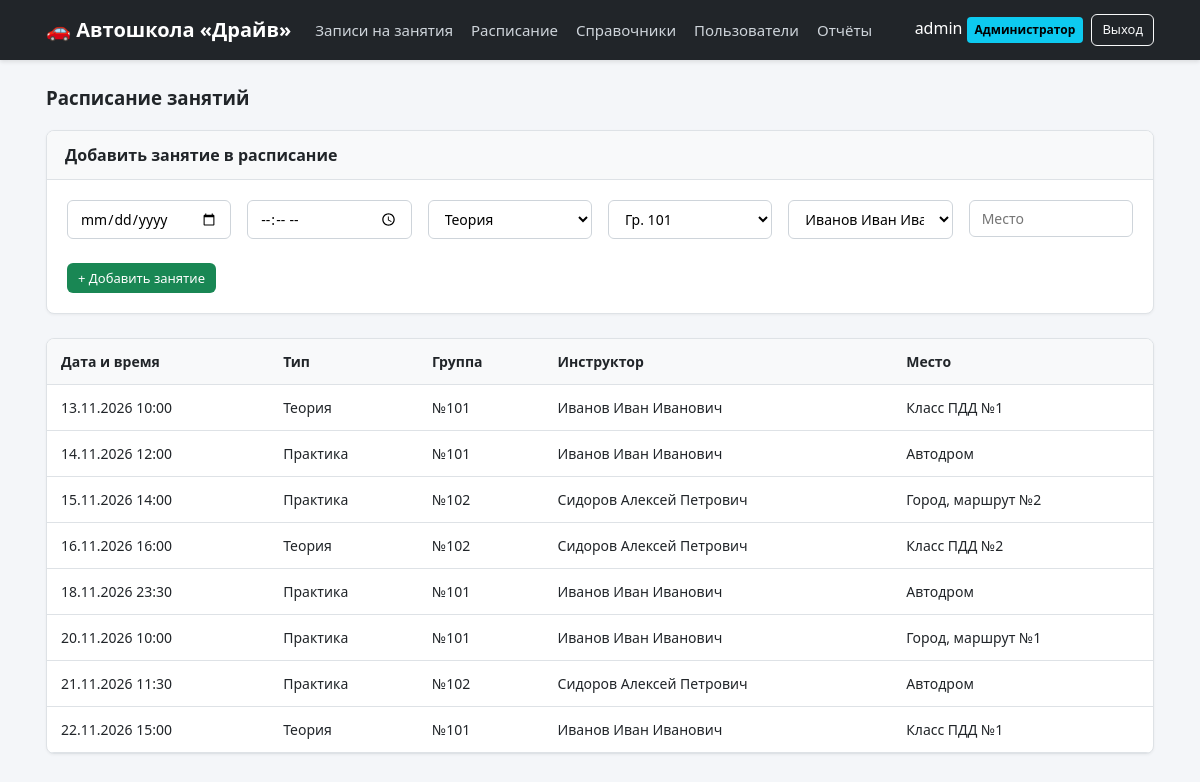
The page /schedule/ (signed in) on the database its author committed.
### core/models.py (models this page shows, shortened)
class User(AbstractUser):
    role = models.ForeignKey(Role, on_delete=models.PROTECT, null=True, blank=True, verbose_name='Роль')
    student = models.OneToOneField(Student, on_delete=models.SET_NULL, null=True, blank=True, verbose_name='Ученик')
    instructor = models.OneToOneField(Instructor, on_delete=models.SET_NULL, null=True, blank=True, verbose_name='Инструктор')
    class Meta:
        db_table = 'users'
        verbose_name = 'Пользователь'
        verbose_name_plural = 'Пользователи'
    @property
    def role_name(self):
        if self.is_superuser and not self.role:
            return 'Администратор'
        return self.role.name if self.role else 'Без роли'
    def display_name(self):
        if self.student:
            return self.student.full_name
        if self.instructor:
            return self.instructor.full_name
        return self.username

class Role(models.Model):
    name = models.CharField('Название', max_length=50, unique=True)
    description = models.CharField('Описание', max_length=255, blank=True)
    class Meta:
        db_table = 'roles'
        verbose_name = 'Роль'
        verbose_name_plural = 'Роли'

class Lesson(models.Model):
    TYPE_CHOICES = [
        ('Теория', 'Теория'),
        ('Практика', 'Практика'),
    ]
    lesson_date = models.DateField('Дата занятия', db_index=True)
    lesson_time = models.TimeField('Время занятия')
    type = models.CharField('Тип занятия', max_length=20, choices=TYPE_CHOICES)
    instructor = models.ForeignKey(Instructor, on_delete=models.CASCADE, related_name='lessons', verbose_name='Инструктор')
    group = models.ForeignKey(Group, on_delete=models.CASCADE, related_name='lessons', verbose_name='Группа')
    place = models.CharField('Место проведения', max_length=150)
    class Meta:
        db_table = 'lessons'
        verbose_name = 'Занятие'
        verbose_name_plural = 'Занятия'
        indexes = [
            models.Index(fields=['lesson_date', 'instructor'], name='idx_lesson_date_instr'),
        ]

class Group(models.Model):
    STATUS_CHOICES = [
        ('Набор', 'Набор'),
        ('Обучение', 'Обучение'),
        ('Выпуск', 'Выпуск'),
    ]
    number = models.CharField('Номер группы', max_length=20, unique=True)
    program = models.CharField('Программа обучения', max_length=100)
    start_date = models.DateField('Дата начала')
    end_date = models.DateField('Дата окончания')
    status = models.CharField('Статус', max_length=20, choices=STATUS_CHOICES, default='Обучение')
    class Meta:
        db_table = 'groups'
        verbose_name = 'Группа'
        verbose_name_plural = 'Группы'

class Instructor(models.Model):
    full_name = models.CharField('ФИО', max_length=150)
    specialization = models.CharField('Специализация', max_length=100)
    car = models.CharField('Автомобиль', max_length=100, blank=True)
    class Meta:
        db_table = 'instructors'
        verbose_name = 'Инструктор'
        verbose_name_plural = 'Инструкторы'

### core/views.py (the view, shortened to what this page needs)
# urls.py: path('schedule/', views.schedule_view, name='schedule'),
@login_required
def schedule_view(request):
    user = request.user
    role = user.role_name
    lessons = Lesson.objects.select_related('instructor', 'group').order_by('lesson_date', 'lesson_time')
    if role == 'Инструктор' and user.instructor:
        lessons = lessons.filter(instructor=user.instructor)
    elif role == 'Ученик' and user.student:
        lessons = lessons.filter(group=user.student.group)
    return render(request, 'core/schedule.html', {
        'lessons': lessons,
        'instructors': Instructor.objects.all(),
        'groups': Group.objects.all(),
    })

### core/templates/core/schedule.html (shortened to what this page needs)
{% extends 'core/base.html' %}
{% block content %}
<h3>Расписание занятий</h3>
{% if user.role_name == 'Администратор' %}
<div class="card mb-4">
    <div class="card-header">Добавить занятие в расписание</div>
    <div class="card-body">
        <form method="post" class="row g-2">
            <div class="col-md-2"><input type="date" name="lesson_date" class="form-control" required></div>
            <div class="col-md-2"><input type="time" name="lesson_time" class="form-control" required></div>
            <div class="col-md-2"><select name="type" class="form-select"><option value="Теория">Теория</option><option value="Практика">Практика</option></select></div>
            <div class="col-md-2"><select name="group_id" class="form-select">{% for g in groups %}<option value="{{ g.id }}">Гр. {{ g.number }}</option>{% endfor %}</select></div>
            <div class="col-md-2"><select name="instructor_id" class="form-select">{% for i in instructors %}<option value="{{ i.id }}">{{ i.full_name }}</option>{% endfor %}</select></div>
            <div class="col-md-2"><input type="text" name="place" class="form-control" placeholder="Место" required></div>
            <div class="col-12 mt-2"><button type="submit" class="btn btn-success btn-sm">+ Добавить занятие</button></div>
        </form>
    </div>
</div>
{% endif %}
<div class="card">
    <table class="table table-striped mb-0">
        <thead><tr><th>Дата и время</th><th>Тип</th><th>Группа</th><th>Инструктор</th><th>Место</th>{% if user.role_name == 'Ученик' %}<th>Действие</th>{% endif %}</tr></thead>
        <tbody>
            {% for l in lessons %}
            <tr>
                <td>{{ l.lesson_date|date:"d.m.Y" }} {{ l.lesson_time|time:"H:i" }}</td>
                <td>{{ l.type }}</td>
                <td>№{{ l.group.number }}</td>
                <td>{{ l.instructor.full_name }}</td>
                <td>{{ l.place }}</td>
            </tr>
            {% endfor %}
        </tbody>
    </table>
</div>
{% endblock %}

### core/templates/core/base.html (shortened to what this page needs)
<!DOCTYPE html>
<html lang="ru">
<head>
</head>
<body>
{% if user.is_authenticated %}
<nav class="navbar">
    <div class="container nav-flex">
        <div class="d-flex align-items-center" style="gap: 24px;">
            <a class="navbar-brand" href="{% url 'enrollment_list' %}">🚗 Автошкола «Драйв»</a>
            <ul class="navbar-nav">
                <li><a class="nav-link" href="{% url 'enrollment_list' %}">Записи на занятия</a></li>
                <li><a class="nav-link" href="{% url 'schedule' %}">Расписание</a></li>
                {% if user.role_name == 'Администратор' %}
                <li><a class="nav-link" href="{% url 'directories' %}">Справочники</a></li>
                <li><a class="nav-link" href="{% url 'users' %}">Пользователи</a></li>
                <li><a class="nav-link" href="{% url 'reports' %}">Отчёты</a></li>
                {% endif %}
            </ul>
        </div>
        <div class="d-flex align-items-center gap-2">
            <span>{{ user.display_name }} <span class="badge bg-info">{{ user.role_name }}</span></span>
            <a href="{% url 'logout' %}" class="btn btn-outline-light btn-sm">Выход</a>
        </div>
    </div>
</nav>
{% endif %}
<div class="container">
    {% block content %}{% endblock %}
</div>
</body>
</html>

### core/templates/core/base.html (style rules this page uses)
* { box-sizing: border-box; font-family: 'Segoe UI', Tahoma, Geneva, Verdana, sans-serif; }
body { margin: 0; background-color: #f4f6f9; color: #212529; line-height: 1.5; }
.navbar { background-color: #212529; color: #fff; padding: 14px 0; margin-bottom: 24px; box-shadow: 0 2px 4px rgba(0,0,0,.1); }
.container { max-width: 1140px; margin: 0 auto; padding: 0 16px; }
.nav-flex { display: flex; justify-content: space-between; align-items: center; flex-wrap: wrap; gap: 12px; }
.navbar-brand { color: #fff; text-decoration: none; font-size: 20px; font-weight: bold; }
.navbar-nav { list-style: none; display: flex; gap: 18px; margin: 0; padding: 0; }
.nav-link { color: #ced4da; text-decoration: none; font-size: 15px; transition: .2s; }
.badge { display: inline-block; padding: 4px 8px; font-size: 12px; font-weight: 600; border-radius: 4px; color: #fff; background: #6c757d; }
.bg-info { background-color: #0dcaf0 !important; color: #000 !important; }
.card { background: #fff; border: 1px solid #dee2e6; border-radius: 8px; box-shadow: 0 1px 3px rgba(0,0,0,.05); margin-bottom: 20px; overflow: hidden; }
.card-header { background: #f8f9fa; padding: 12px 18px; border-bottom: 1px solid #dee2e6; font-weight: 600; }
.card-body { padding: 20px; }
.btn { display: inline-block; padding: 8px 14px; font-size: 14px; font-weight: 500; text-decoration: none; border-radius: 6px; border: 1px solid transparent; cursor: pointer; transition: .15s; text-align: center; }
.btn-sm { padding: 5px 10px; font-size: 13px; }
.btn-success { background: #198754; color: #fff; }
.btn-outline-light { border-color: #f8f9fa; color: #f8f9fa; background: transparent; }
.form-control, .form-select { width: 100%; padding: 8px 12px; font-size: 14px; border: 1px solid #ced4da; border-radius: 6px; background: #fff; }
.mb-4 { margin-bottom: 24px; }
.mt-2 { margin-top: 8px; }
.d-flex { display: flex; }
.align-items-center { align-items: center; }
.gap-2 { gap: 8px; }
.row { display: flex; flex-wrap: wrap; gap: 16px; }
.col-md-2 { flex: 1 1 140px; }
.col-12 { width: 100%; }
.table { width: 100%; border-collapse: collapse; }
.table th, .table td { padding: 12px 14px; text-align: left; border-bottom: 1px solid #dee2e6; font-size: 14px; }
.table th { background: #f8f9fa; font-weight: 600; }

### rows shown on the page
User: display_name "admin", role_name "Администратор"
Lesson: lesson_date "13.11.2026", lesson_time "10:00", type "Теория", group.number "101", instructor.full_name "Иванов Иван Иванович", place "Класс ПДД №1"
Lesson: lesson_date "14.11.2026", lesson_time "12:00", type "Практика", group.number "101", instructor.full_name "Иванов Иван Иванович", place "Автодром"
Lesson: lesson_date "15.11.2026", lesson_time "14:00", type "Практика", group.number "102", instructor.full_name "Сидоров Алексей Петрович", place "Город, маршрут №2"
Lesson: lesson_date "16.11.2026", lesson_time "16:00", type "Теория", group.number "102", instructor.full_name "Сидоров Алексей Петрович", place "Класс ПДД №2"
Lesson: lesson_date "18.11.2026", lesson_time "23:30", type "Практика", group.number "101", instructor.full_name "Иванов Иван Иванович", place "Автодром"
Lesson: lesson_date "20.11.2026", lesson_time "10:00", type "Практика", group.number "101", instructor.full_name "Иванов Иван Иванович", place "Город, маршрут №1"
Lesson: lesson_date "21.11.2026", lesson_time "11:30", type "Практика", group.number "102", instructor.full_name "Сидоров Алексей Петрович", place "Автодром"
Lesson: lesson_date "22.11.2026", lesson_time "15:00", type "Теория", group.number "101", instructor.full_name "Иванов Иван Иванович", place "Класс ПДД №1"

### other values the page prints
form field instructor_id "Иванов Иван Иванович"
